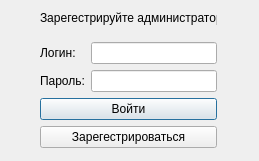
<?xml version="1.0" encoding="UTF-8"?>
<ui version="4.0">
 <class>Authorization</class>
 <widget class="QDialog" name="Authorization">
  <property name="geometry">
   <rect>
    <x>0</x>
    <y>0</y>
    <width>259</width>
    <height>161</height>
   </rect>
  </property>
  <property name="windowTitle">
   <string>Dialog</string>
  </property>
  <widget class="QWidget" name="">
   <property name="geometry">
    <rect>
     <x>40</x>
     <y>0</y>
     <width>177</width>
     <height>148</height>
    </rect>
   </property>
   <layout class="QVBoxLayout" name="verticalLayout_2">
    <item>
     <widget class="QLabel" name="label_3">
      <property name="text">
       <string>Зарегестрируйте администратора</string>
      </property>
     </widget>
    </item>
    <item>
     <layout class="QVBoxLayout" name="verticalLayout">
      <item>
       <layout class="QGridLayout" name="gridLayout">
        <item row="1" column="0">
         <widget class="QLabel" name="label_2">
          <property name="text">
           <string>Пароль:</string>
          </property>
         </widget>
        </item>
        <item row="0" column="0">
         <widget class="QLabel" name="label">
          <property name="text">
           <string>Логин:</string>
          </property>
         </widget>
        </item>
        <item row="0" column="1">
         <widget class="QLineEdit" name="lineEdit"/>
        </item>
        <item row="1" column="1">
         <widget class="QLineEdit" name="lineEdit_2"/>
        </item>
       </layout>
      </item>
      <item>
       <widget class="QPushButton" name="pushButton">
        <property name="text">
         <string>Войти</string>
        </property>
       </widget>
      </item>
      <item>
       <widget class="QPushButton" name="pushButton_2">
        <property name="text">
         <string>Зарегестрироваться</string>
        </property>
       </widget>
      </item>
     </layout>
    </item>
   </layout>
  </widget>
 </widget>
 <resources/>
 <connections/>
</ui>
